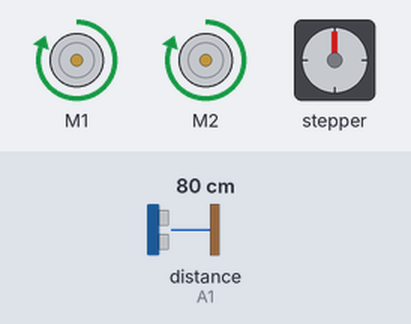
This sketch was run on a simulated Arduino Uno, built with avr-gcc and run on an emulated ATmega328P. Shown: 2 × DC motor (green arrow = forward, orange = backward, longer = faster), stepper motor. Wiring (inferred from the names in the program): ultrasonic range finder: trigger A0; echo A1. The test bench sets the inputs (shaded band); at power-on: distance to the obstacle (sensor on A1) 80 cm. The echo pulse lasts 58.3 µs per cm; stepper angles assume 200 steps per turn.

Above: at 1.2 s.
1.3 s: distance to the obstacle (sensor on A1) set to 20 cm
2.8 s: distance to the obstacle (sensor on A1) set to 16 cm
At 4.8 s:
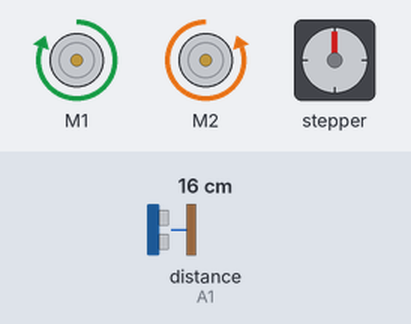
5.8 s: distance to the obstacle (sensor on A1) set to 35 cm
At 8.4 s:
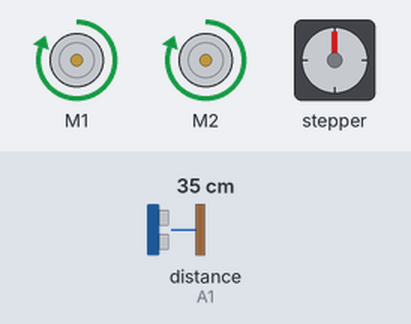
8.8 s: distance to the obstacle (sensor on A1) set to 2 cm
At 9.6 s:
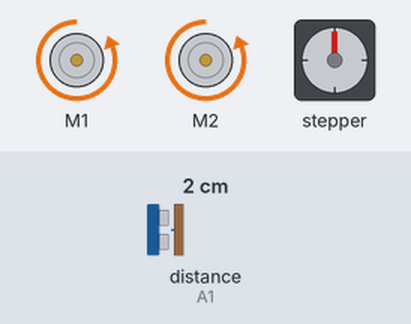
11.8 s: distance to the obstacle (sensor on A1) set to 60 cm
At 13.56 s:
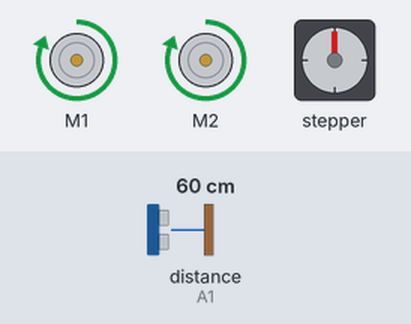
14.8 s: distance to the obstacle (sensor on A1) set to 4 cm
At 16.6 s:
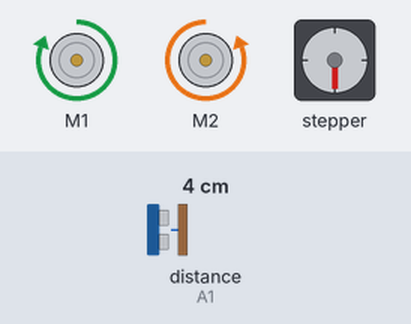
Timing chart, 0 to 18.8 s (numbered marks = the images above; inputs shaded):
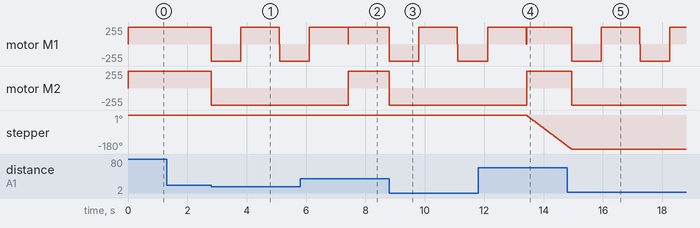

Measured:
- the behaviour switches between 19 and 18 cm on distance to the obstacle (sensor on A1) (found by bisection; images 0 and 1)
- after the input at 1.3 s, every drawn part: stays the same
- after the input at 2.8 s, motor M1: forward 255/255 → backward 255/255 at once, → forward 255/255 1.0 s later, → backward 255/255 1.3 s later; motor M2: forward 255/255 → backward 255/255 at once
- after the input at 5.8 s, motor M2: backward 255/255 → forward 255/255 after 1.6 s
- after the input at 8.8 s, motor M1: forward 255/255 → backward 255/255 at once, → forward 255/255 1.0 s later, → backward 255/255 1.3 s later; motor M2: forward 255/255 → backward 255/255 at once
- after the input at 11.8 s, motor M2: backward 255/255 → forward 255/255 after 1.6 s; stepper: keeps turning counter-clockwise at about 122°/s, starting after 1.6 s
- after the input at 14.8 s, motor M1: alternates forward 255/255 for 1.3 s and backward 255/255 for 1.0 s, starting after 0.14 s; motor M2: forward 255/255 → backward 255/255 after 0.14 s

The sketch:

tankbot.ino
```cpp
#include <AFMotor.h>
#include <math.h>
AF_Stepper stepper(200,2);
AF_DCMotor motor2(2, MOTOR12_8KHZ);
AF_DCMotor motor(1, MOTOR12_8KHZ);
float pi = 3.14159265359;
int motorspeed = 255;
float deplacementspeed = 4.29*(motorspeed/255);
double angularecart = 1;
double cosangularecart = cos(angularecart);
long ecartmax = cosangularecart*deplacementspeed;
int trigpin = A0;
int echopin = A1;
int echopinleft = A2;
int echopinright = A3;
long timer;
long dist[2];
boolean trig = true;
int angle;
long vitesse;
boolean look = true;
void setup() {
  pinMode(A0,OUTPUT);
  digitalWrite(trigpin,LOW);
  pinMode(A1,INPUT);
  motor.setSpeed(motorspeed);
  motor2.setSpeed(motorspeed);
  stepper.setSpeed(20);
}

void loop() {
  //servo.write(90);
  int timesince = millis();
  trig = !trig;
  digitalWrite(trigpin,HIGH);
  delayMicroseconds(10);
  digitalWrite(trigpin,LOW);
  timer = pulseIn(echopin,HIGH);
  dist[0] = timer/58;
  if ((dist[0] < 18) && (dist[0] > 0)) {
    motor.run(RELEASE);
    motor2.run(RELEASE);
    motor.run(BACKWARD);
    motor2.run(BACKWARD);
    delay(1000);
    motor.run(FORWARD);
    delay(1300);
    motor.run(RELEASE);
    delay(10);
    look = true;
  }
  else if ((dist[0] > 18) && (dist[0] < 50)) {
  motor.run(FORWARD);
  motor2.run(FORWARD);
  }
  else {
  motor.run(FORWARD);
  motor2.run(FORWARD);
  if (look && timesince > 10000) {
    stepper.step(100,BACKWARD,SINGLE);
    stepper.release();
    timesince = 0;
  }
  look = false;
  //stayparralel(trig);
 }
}

void stayparralel (boolean side) {
  int pintoecho;
  if (side) pintoecho = echopinleft;
  if (!side) pintoecho = echopinright;
  motor.run(FORWARD);
  motor2.run(FORWARD);
  digitalWrite(trigpin,HIGH);
  delayMicroseconds(10);
  digitalWrite(trigpin,LOW);
  timer = pulseIn(pintoecho,HIGH);
  dist[0] = timer/58;
  delay(500);
  digitalWrite(trigpin,HIGH);
  delayMicroseconds(10);
  digitalWrite(trigpin,LOW);
  timer = pulseIn(pintoecho,HIGH);
  dist[1] = timer/58;
  float timeforparralel = ((((pi/2)-acos((sqrt((dist[0]-dist[1])*(dist[0]-dist[1])))/deplacementspeed)))/deplacementspeed)*1000;
  int timeabs = fabs(timeforparralel);
  avoidside(side);
  while ((dist[0] - dist[1]) > ecartmax) {
    parralelfunction(false,side,timeabs);
  }
  while ((dist[1] - dist[0]) > ecartmax) {
    parralelfunction(true,side,timeabs);
  }
}
void parralelfunction(boolean invert,boolean side,int timeabs) {
  boolean state;
  int pintoecho;
  if (side) pintoecho = echopinleft;
  if (!side) pintoecho = echopinright;
  if (!invert) state = side;
  else state = !side;
      motor.run(RELEASE);
      motor2.run(RELEASE);
      if (state) {
        motor.run(FORWARD);
      }
      else {
        motor2.run(BACKWARD);
      }
      delay(timeabs);
      motor.run(RELEASE);
      motor2.run(RELEASE);
      motor.run(FORWARD);
      motor2.run(FORWARD);
      digitalWrite(trigpin,HIGH);
      delayMicroseconds(10);
      digitalWrite(trigpin,LOW);
      timer = pulseIn(pintoecho,HIGH);
      dist[0] = timer/58;
      delay(500);
      digitalWrite(trigpin,HIGH);
      delayMicroseconds(10);
      digitalWrite(trigpin,LOW);
      timer = pulseIn(pintoecho,HIGH);
      dist[1] = timer/58;
}
void avoidside(boolean side) {
  if (dist[1] < 5) {
      motor.run(RELEASE);
      motor2.run(RELEASE);
      if (side) {
        motor.run(FORWARD);
      }
      else {
        motor2.run(BACKWARD);
      }
      delay(500);
  }
}
void gotopoint(float x,float y) {
  float destination[2];
  float polar[2];
  int timetorelease;
  int actualtime;
  destination[0] = x;
  destination[1] = y;
  while(destination[0] == 0 && destination[1] == 0) {
    polar[0] = sqrt((destination[0]*destination[0])+(destination[1]*destination[1]));
    polar[1] = acos(destination[0]/polar[0]);
    robotangle(polar[1]);
    timetorelease = robotgo(polar[1]);
    actualtime = actualtimer(timetorelease);
    polar[0] = actualtime*0.002*deplacementspeed;
    destination[0] = destination[0]-(polar[0]*cos(polar[1]));
    destination[1] = destination[1]-(polar[0]*sin(polar[1]));
    robotangle(360-polar[1]);
    int pinecho;
    int polarphiabs = fabs(polar[1]);
    if ((polarphiabs % 360) < 180) pinecho = echopinleft;
    else pinecho = echopinright;
    digitalWrite(trigpin,HIGH);
    delayMicroseconds(10);
    digitalWrite(trigpin,LOW);
    timer = pulseIn(pinecho,HIGH);
    dist[0] = timer/58;
    motor.run(FORWARD);
    motor2.run(FORWARD);
    destination[1] = destinationy(destination[1],pinecho);
 }
}
int robotangle(float angletodo) {
}
float robotgo(float distancetotravel) {
}
float destinationy (float olddestinationy,int pinecho) {
    int actualtime = millis();
    while (true) {
      digitalWrite(trigpin,HIGH);
      delayMicroseconds(10);
      digitalWrite(trigpin,LOW);
      timer = pulseIn(pinecho,HIGH);
      dist[1] = timer/58;
      if ((dist[1]+5) < dist[0]) {
       return(olddestinationy+actualtime*0.002*deplacementspeed);
     }
   }
}
float actualtimer(int timetorelease) {
  int actualtime = millis();
  while(true) {
  digitalWrite(trigpin,HIGH);
  delayMicroseconds(10);
  digitalWrite(trigpin,LOW);
  timer = pulseIn(echopin,HIGH);
  dist[0] = timer/58;
  if (actualtime == timetorelease) {
    motor.run(RELEASE);
    motor2.run(RELEASE);
    break;
   }
 else if ((actualtime-1000 < timetorelease) && (dist[0] < 18)) {
    return(actualtime);
   }
  }
 }
```
